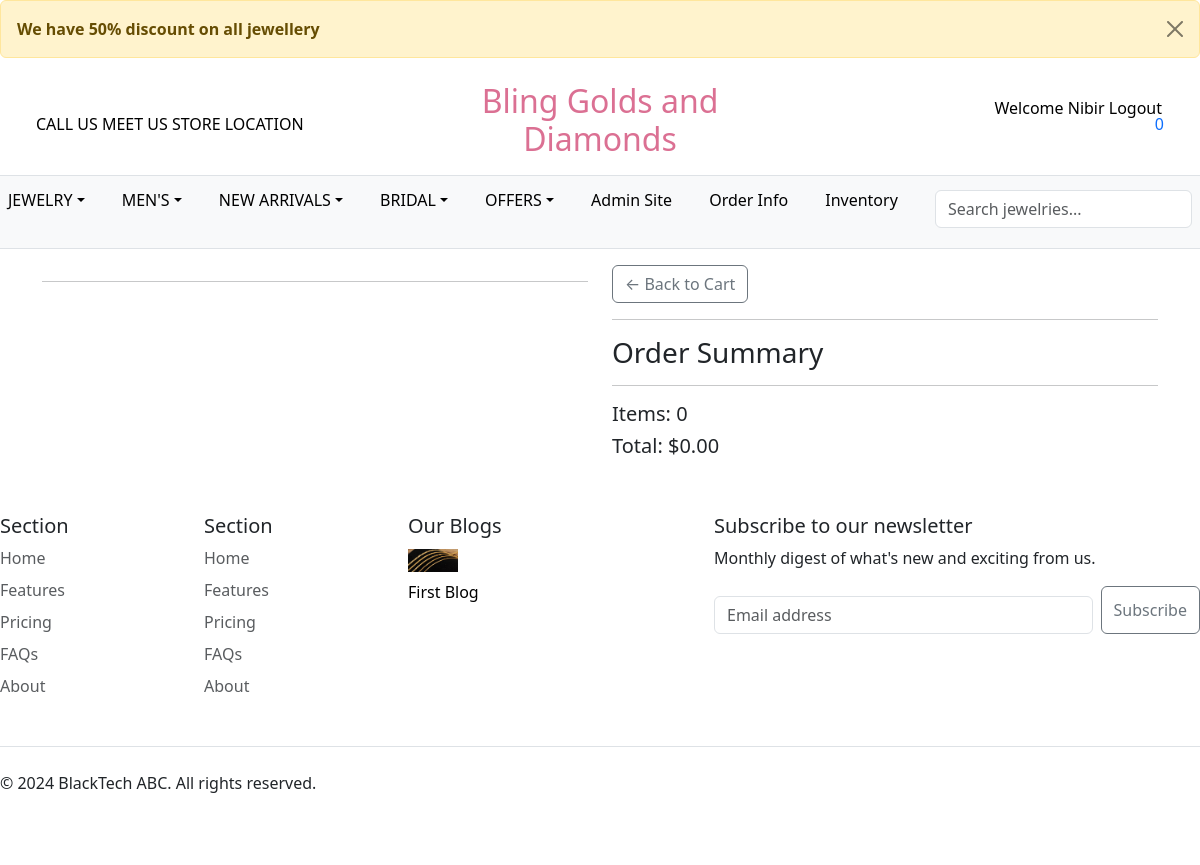
The page /Item/checkout/ (signed in) on the database its author committed.
### Core/models.py (models this page shows, shortened)
class Notification(models.Model):
    title = models.CharField(max_length=255, null=True)
    display = models.BooleanField(default=False)

class Shop_Info(models.Model):
    shop_name = models.CharField(max_length=255)
    logo_image = models.ImageField(upload_to='shop_logos/', blank=True, null=True)
    phoneno1 = models.CharField(max_length=15)
    phoneno2 = models.CharField(max_length=15, blank=True, null=True)
    emailno1 = models.EmailField()
    emailno2 = models.EmailField(blank=True, null=True)
    store_location = models.CharField(max_length=255)
    copywrite_info = models.CharField(max_length=255)

class Blog(models.Model):
    title = models.CharField(max_length=255)
    description = models.TextField()
    image = models.ImageField(upload_to='blog_images/', blank=True, null=True)
    created_date = models.DateField(default=timezone.now)
    created_time = models.TimeField(default=timezone.now)
    author_name = models.CharField(max_length=255)

### Jewelry/models.py (models this page shows, shortened)
class Order(models.Model):
    STATUS_CHOICES = (
        ('cancel', 'Cancel'),
        ('pending', 'Pending'),
        ('delivery', 'Delivery'),
    )
    customer = models.ForeignKey(User, on_delete=models.CASCADE, null=True, blank=True)
    date_ordered = models.DateTimeField(auto_now_add=True)
    complete = models.BooleanField(default=False)
    transaction_id = models.CharField(max_length=100, null=True)
    status = models.CharField(max_length=20, choices=STATUS_CHOICES, null=True, blank=True)
    @property
    def shipping(self):
        shipping = False
        orderitems = self.orderitem_set.all()
        for i in orderitems:
            if not i.product.digital:
                shipping = True
        return shipping
    @property
    def get_cart_total(self):
        orderitems = self.orderitem_set.all()
        total = sum([item.get_total for item in orderitems])
        return total
    @property
    def get_cart_items(self):
        orderitems = self.orderitem_set.all()
        total = sum([item.quantity for item in orderitems])
        return total

### Jewelry/views.py (the view)
# urls.py: path('checkout/', checkout_page, name="checkout_page"),
@login_required
def checkout_page(request):
    data = cartData(request)
    cartItems = data['cartItems']
    order = data['order']
    items = data['items']
    last_order = Order.objects.filter(customer=request.user, complete=True).last()
    shipping_address = None
    if last_order:
        shipping_address = ShippingAddress.objects.filter(customer=request.user, order=last_order).first()
    context = {'items': items, 'order': order, 'cartItems': cartItems, 'shipping_address': shipping_address}
    return render(request, 'checkout.html', context)

### Jewelry/context_processors.py (called while the page is built)
def Saved_Items(request):
    user_instance = request.user if request.user.is_authenticated else None
    saved_item_id = SavedItem.objects.filter(user=user_instance).values_list('item__id', flat=True)
    return {'Saved_Item':saved_item_id}

def homepage_info(request):
    shopInfo = Shop_Info.objects.all()
    slider = Slider.objects.filter(status=True)
    blogs = Blog.objects.all()
    notification = Notification.objects.filter(display=True)
    return {'shopInfo': shopInfo, 'slider':slider, 'blogs':blogs , 'notification':notification}

def total_cart_items(request):
     user_instance = request.user if request.user.is_authenticated else None
     order, created = Order.objects.get_or_create(customer=user_instance, complete=False)
     cart_items = order.get_cart_items
     return {'cart_items':cart_items}

### Jewelry/utils.py (called while the page is built)
def cartData(request):
	if request.user.is_authenticated:
		customer = request.user
		order, created = Order.objects.get_or_create(customer=customer, complete=False)
		items = order.orderitem_set.all()
		cartItems = order.get_cart_items
	else:
		cookieData = cookieCart(request)
		cartItems = cookieData['cartItems']
		order = cookieData['order']
		items = cookieData['items']
	return {'cartItems':cartItems ,'order':order, 'items':items}

### Jewelry/templates/checkout.html (shortened to what this page needs)
{% extends 'base.html' %}
{% block content %}
<div class="container">
    <div class="row">
        <div class="col-lg-6">
            <div class="box-element" id="form-wrapper">
                <form id="form">
                    <hr>
                </form>
            </div>
            <br>
        </div>
        <div class="col-lg-6">
            <div class="box-element">
                <a class="btn btn-outline-secondary" href="{% url 'Jewelry:cart' %}">&#x2190; Back to Cart</a>
                <hr>
                <h3>Order Summary</h3>
                <hr>
                <h5 class="col-12">Items: {{order.get_cart_items}}</h5>
                <h5 class="col-12">Total: ${{order.get_cart_total|floatformat:2}}</h5>
            </div>
        </div>
    </div>
</div>
{% endblock %}

### Core/templates/base.html (shortened to what this page needs)
<!doctype html>
<html lang="en">
  <head>
    {% load static %}
    <link href="https://cdn.jsdelivr.net/npm/bootstrap@5.3.3/dist/css/bootstrap.min.css" rel="stylesheet">
  </head>
  {% if notification %}
  <div class="alert alert-warning alert-dismissible fade show" role="alert">
    <strong>{{notification.first.title}}</strong>
    <button type="button" class="btn-close" data-bs-dismiss="alert" aria-label="Close"></button>
  </div>
  {% endif %}
  <header class="border-bottom lh-1 py-2 px-4">
    <div class="container-fluid">
        <div class="row align-items-center">
            <div class="col-md-4">
                <a href="#" class="text-decoration-none link-body-emphasis">
                    CALL US
                </a>
                <a href="#" class="text-decoration-none link-body-emphasis">
                    MEET US
                </a>
                <a href="#" class="text-decoration-none link-body-emphasis">
                    STORE LOCATION
                </a>
            </div>
            <div class="col-md-4 text-center">
                <a href="{% url 'Core:index' %}" class="text-decoration-none">
                    <h2 style="color: palevioletred;">{{shopInfo.first.shop_name}}</h2>
                </a>
            </div>
            <div class="col-md-4 text-end">
              {% if request.user.is_authenticated %}
                <a href="{% url 'Dashboard:profile' %}" class="text-decoration-none link-body-emphasis">
                    Welcome
                    {{request.user.username}}
                </a>
                <a href="#" class="text-decoration-none link-body-emphasis" onclick="document.getElementById('logout-form').submit(); return false;">
                  Logout
                </a>
                {% else %}
                <a href="{% url 'Core:login' %}" class="text-decoration-none link-body-emphasis">
                  <sub><ion-icon style="font-size: 18px;margin-right: 2px;" name="person-circle-outline"></ion-icon></sub>
                  MY ACCOUNT
              </a>
              {% endif %}
                <a href="" class="text-decoration-none link-body-emphasis">
                    <sub></sub>
                </a>
                <a href="{% url 'Jewelry:cart' %}" style="text-decoration:none">
                  <div class="cart-container">
                     <div class="cartitems"><p id="num_of_items">{{cart_items}}</p></div>
                 </div>
             </a>
            </div>
        </div>
    </div>
</header>
  <body>
    <div class="nav-scroller py-1 px-2 mb-3 border-bottom">
      <nav class="nav nav-underline justify-content-between ">
          <li class="nav-item dropdown">
              <a class="nav-link dropdown-toggle link-body-emphasis" href="#" data-bs-toggle="dropdown" aria-expanded="false">JEWELRY</a>
          </li>
          <li class="nav-item dropdown">
              <a class="nav-link dropdown-toggle link-body-emphasis" href="#" data-bs-toggle="dropdown" aria-expanded="false">MEN'S</a>
          </li>
          <li class="nav-item dropdown">
            <a class="nav-link dropdown-toggle link-body-emphasis" href="#" data-bs-toggle="dropdown" aria-expanded="false">NEW ARRIVALS</a>
        </li>
        <li class="nav-item dropdown">
          <a class="nav-link dropdown-toggle link-body-emphasis" href="#" data-bs-toggle="dropdown" aria-expanded="false">BRIDAL</a>
      </li>
      <li class="nav-item dropdown">
        <a class="nav-link dropdown-toggle link-body-emphasis" href="#" data-bs-toggle="dropdown" aria-expanded="false">OFFERS</a>
    </li>
    {% if request.user.is_staff %}
    <li class="nav-item">
      <a class="nav-link" style="color: black;" href="{% url 'Dashboard:dashboard' %}"  aria-expanded="false">Admin Site</a>
    </li>
    <li class="nav-item">
      <a class="nav-link" style="color: black;" href="{% url 'Dashboard:order_detail' %}"  aria-expanded="false">Order Info</a>
    </li>
    <li class="nav-item">
      <a class="nav-link" style="color: black;" href="{% url 'Dashboard:inventory' %}"  aria-expanded="false">Inventory</a>
    </li>
    {% endif %}
    <li class="nav-item">
        <form method="get" action="{% url 'Jewelry:items' %}" id="search-form">
          <div class="input-group mb-3">
              <input type="text" class="form-control" name="query" placeholder="Search jewelries..." id="search-input">
          </div>
      </form>
      </li>
      </nav>
    </div>
      {% block content %}
    {% endblock %}
    <footer class="py-5">
        <div class="row">
          <div class="col-6 col-md-2 mb-3">
            <h5>Section</h5>
            <ul class="nav flex-column">
              <li class="nav-item mb-2"><a href="#" class="nav-link p-0 text-body-secondary">Home</a></li>
              <li class="nav-item mb-2"><a href="#" class="nav-link p-0 text-body-secondary">Features</a></li>
              <li class="nav-item mb-2"><a href="#" class="nav-link p-0 text-body-secondary">Pricing</a></li>
              <li class="nav-item mb-2"><a href="#" class="nav-link p-0 text-body-secondary">FAQs</a></li>
              <li class="nav-item mb-2"><a href="#" class="nav-link p-0 text-body-secondary">About</a></li>
            </ul>
          </div>
          <div class="col-6 col-md-2 mb-3">
            <h5>Section</h5>
            <ul class="nav flex-column">
              <li class="nav-item mb-2"><a href="#" class="nav-link p-0 text-body-secondary">Home</a></li>
              <li class="nav-item mb-2"><a href="#" class="nav-link p-0 text-body-secondary">Features</a></li>
              <li class="nav-item mb-2"><a href="#" class="nav-link p-0 text-body-secondary">Pricing</a></li>
              <li class="nav-item mb-2"><a href="#" class="nav-link p-0 text-body-secondary">FAQs</a></li>
              <li class="nav-item mb-2"><a href="#" class="nav-link p-0 text-body-secondary">About</a></li>
            </ul>
          </div>
          <div class="col-6 col-md-2 mb-3">
            <h5>Our Blogs</h5>
            {% for blog in blogs %}
            <a style="color: black;text-decoration: none;" href="{% url 'Core:blog_detail' %}">
            <ul class="nav flex-column">
              <li class="nav-item mb-2"><img src="{{blog.image.url}}" alt="" width="50px"></li>
              <li class="nav-item mb-2">{{blog.title}}</li>
            </ul>
          </a>
            {% endfor %}
          </div>
          <div class="col-md-5 offset-md-1 mb-3">
            <form>
              <h5>Subscribe to our newsletter</h5>
              <p>Monthly digest of what's new and exciting from us.</p>
              <div class="d-flex flex-column flex-sm-row w-100 gap-2">
                <input id="newsletter1" type="text" class="form-control" placeholder="Email address">
                <button class="btn btn-outline-secondary" type="button">Subscribe</button>
              </div>
            </form>
          </div>
        </div>
        <div class="d-flex flex-column flex-sm-row justify-content-between py-4 my-4 border-top">
          <p>© 2024 {{shopInfo.first.copywrite_info}}. All rights reserved.</p>
          <ul class="list-unstyled d-flex">
            <li class="ms-3"><a class="link-body-emphasis" href="#"><svg class="bi" width="24" height="24"><use xlink:href="#twitter"></use></svg></a></li>
            <li class="ms-3"><a class="link-body-emphasis" href="#"><svg class="bi" width="24" height="24"><use xlink:href="#instagram"></use></svg></a></li>
            <li class="ms-3"><a class="link-body-emphasis" href="#"><svg class="bi" width="24" height="24"><use xlink:href="#facebook"></use></svg></a></li>
          </ul>
        </div>
      </footer>
  </body>
</html>

### Core/templates/base.html (style rules this page uses)
.nav-scroller { background-color: #f8f9fa; border-bottom: 1px solid #dee2e6; }
.form-control { width: 100%; margin-top: 10px; }

### rows shown on the page
Notification: first "We have 50% discount on all jewellery"
Shop_Info: first.shop_name "Bling Golds and Diamonds", first.copywrite_info "BlackTech ABC"
Order: get_cart_items "0", get_cart_total "0.00"
Blog: image (picture), title "First Blog"

### other values the page prints
{{ request.user.username }} "Nibir"
{{ cart_items }} "0"
